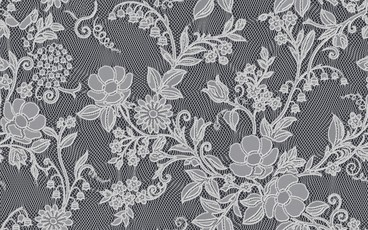
#> input picture LaceClock/Resources/thumb_lilyOfTheValley.jpg, 368 x 230 px
$ python make_seamless.py ../LaceClock/Resources/thumb_lilyOfTheValley.jpg out.png
#> lines starting #> are read from the running program, lines starting #| are printed output that depends on the picture; after the words box and inside, x2 and y2 are one past the last pixel; in counts of white or black regions, pixels touching at a corner belong together
#!/usr/bin/env python3
"""Turn a (non-repeating) lace drawing into a seamless 16:10 tile.

Two passes of 1-D texture quilting: the tile is cropped a band shorter than the drawing, and the overflow at the far
edge is laid over the start of the tile. Where they meet, a minimum-cost cut runs through pixels that are background
(black) in both — the gaps between motifs — so no flower or scroll is sliced; the cut just slips between them.

usage: make_seamless.py in.png out.png [--aspect 1.6] [--band 0.14] [--width 4096]
"""
import argparse
import numpy as np
from PIL import Image, ImageFilter


def binarize(img: Image.Image) -> np.ndarray:
    g = img.convert("L").filter(ImageFilter.GaussianBlur(1.2))
    a = np.asarray(g, dtype=np.float32) / 255.0
    return (a > 0.25).astype(np.float32)         # 1 = motif (white or grey), 0 = ground


def min_cut_columns(cost: np.ndarray, wrap_fix: bool = False) -> np.ndarray:
    """Vertical path through `cost` (rows × band), one column index per row, 8-connected.
    wrap_fix: the path must end in the column it started in (the strip itself wraps)."""
    H, B = cost.shape
    big = 1e9
    acc = np.empty_like(cost)
    back = np.zeros((H, B), dtype=np.int8)
    start = int(np.argmin(cost[0])) if wrap_fix else None
    acc[0] = cost[0]
    if wrap_fix:
        acc[0] = big; acc[0, start] = cost[0, start]
    for y in range(1, H):
        prev = acc[y - 1]
        left = np.concatenate(([big], prev[:-1]))
        right = np.concatenate((prev[1:], [big]))
        stack = np.stack([left, prev, right])
        k = np.argmin(stack, axis=0)
        acc[y] = cost[y] + stack[k, np.arange(B)]
        back[y] = k - 1
    if wrap_fix:
        end = start
    else:
        end = int(np.argmin(acc[-1]))
    path = np.empty(H, dtype=np.int32)
    path[-1] = end
    for y in range(H - 1, 0, -1):
        path[y - 1] = path[y] + back[y, path[y]]
    return path


def quilt_x(img: np.ndarray, mask: np.ndarray, band: int, wrap_rows: bool):
    """Make columns wrap: output width = W - band."""
    H, W = mask.shape
    Wt = W - band
    over_m = mask[:, Wt:]          # what continues past the tile's right edge…
    head_m = mask[:, :band]        # …lands on the tile's left edge
    # cost: motif in either image; a little extra on disagreement; slight dilation keeps the cut off motif edges
    soft = lambda m: np.asarray(Image.fromarray((m * 255).astype(np.uint8)).filter(ImageFilter.MaxFilter(5)), dtype=np.float32) / 255
    cost = soft(over_m) + soft(head_m) + 0.5 * np.abs(over_m - head_m) + 1e-3
    cost[:, :2] += 50; cost[:, -2:] += 50          # never at the very ends of the band
    path = min_cut_columns(cost, wrap_fix=wrap_rows)
    out = img[:, :Wt].copy()
    outm = mask[:, :Wt].copy()
    cols = np.arange(band)[None, :]
    use_over = cols < path[:, None]                  # left of the cut: the overflow; right of it: the tile's own start
    out[:, :band][use_over] = img[:, Wt:][use_over]
    outm[:, :band][use_over] = over_m[use_over]
    crossings = float((cost[np.arange(H), path] > 1).sum())
    return out, outm, crossings


def main():
    ap = argparse.ArgumentParser()
    ap.add_argument("src"); ap.add_argument("dst")
    ap.add_argument("--aspect", type=float, default=1.6)
    ap.add_argument("--band", type=float, default=0.14)
    ap.add_argument("--width", type=int, default=4096)
    ap.add_argument("--levels", type=int, default=2, help="2 = black/white, 3 = black/grey/white")
    a = ap.parse_args()

    src = Image.open(a.src).convert("L")
    W, H = src.size
#> W = 368; H = 230
    bh = int(H * a.band)
#> bh = 32
    Ht = H - bh
#> Ht = 198
    Wt = int(round(Ht * a.aspect))
#> Wt = 317
    bw = int(Wt * a.band)
#> bw = 44
    need = Wt + bw
#> need = 361
    if need > W:                                   # not wide enough: shrink the tile height to fit
        Wt = int(W / (1 + a.band)); bw = W - Wt; Ht = int(round(Wt / a.aspect)); bh = H - Ht
        need = W
    x0 = (W - need) // 2
#> x0 = 3
    img = np.asarray(src, dtype=np.float32)[:, x0:x0 + need] / 255.0
    mask = binarize(Image.fromarray((img * 255).astype(np.uint8)))
#> in binarize, `return (a > 0.25).astype(np.float32)`: returned value: shape (230, 361) float32; every value is 1

    # pass 1: columns wrap (full height kept)
    img1, m1, cx = quilt_x(img, mask, bw, wrap_rows=False)
#> in quilt_x, `over_m = mask[:, Wt:]          # what continues past the tile's right ..`: over_m: shape (230, 44) float32; every value is 1
#> in quilt_x, `cost = soft(over_m) + soft(head_m) + 0.5 * np.abs(over_m - head_m) + 1..`: cost: shape (230, 44) float32; every value is 2
#> in quilt_x, `cost[:, -2:] += 50`: cost: shape (230, 44) float32; values 2 (black) and 52 (white), 9.1% white; 2 white regions, box (x1, y1, x2, y2) and area: (0, 0, 2, 230) 460, (42, 0, 44, 230) 460
#> after the loop in min_cut_columns, `for y in range(1, H):`:
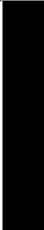
#> back: shape (230, 44) int8; min -1, max 1, mean -0.883; drawn with min black and max white
#> in min_cut_columns, `end = int(np.argmin(acc[-1]))`: end = 2
#> after the loop in min_cut_columns, `for y in range(H - 1, 0, -1):`: path = 230 values from 2 to 2
#> in quilt_x, `outm = mask[:, :Wt].copy()`: outm: shape (230, 317) float32; every value is 1
#> in quilt_x, `use_over = cols < path[:, None]                  # left of the cut: th..`: use_over: shape (230, 44) bool; 4.5% white; 1 white region, box (x1, y1, x2, y2) and area: (0, 0, 2, 230) 460
#> in quilt_x, `out[:, :band][use_over] = img[:, Wt:][use_over]`:
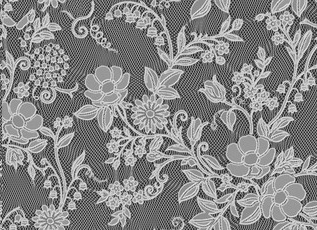
#> out: shape (230, 317) float32; min 0.0431, max 0.961, mean 0.529
#> in quilt_x, `crossings = float((cost[np.arange(H), path] > 1).sum())`: crossings = 230
#> cx = 230
    # pass 2: rows wrap — same thing on the transpose; the cut must close on itself left↔right
    img2t, m2t, cy = quilt_x(img1.T.copy(), m1.T.copy(), bh, wrap_rows=True)
#> call 2 of quilt_x, with band = 32, wrap_rows = True
#> in quilt_x (call 2), `over_m = mask[:, Wt:]          # what continues past the tile's right ..`: over_m: shape (317, 32) float32; every value is 1
#> in quilt_x (call 2), `cost = soft(over_m) + soft(head_m) + 0.5 * np.abs(over_m - head_m) + 1..`: cost: shape (317, 32) float32; every value is 2
#> in quilt_x (call 2), `cost[:, -2:] += 50`:
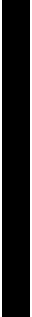
#> cost: shape (317, 32) float32; values 2 (black) and 52 (white), 12.5% white; 2 white regions, box (x1, y1, x2, y2) and area: (0, 0, 2, 317) 634, (30, 0, 32, 317) 634
#> in min_cut_columns (call 2), `acc[0] = big`: acc: shape (317, 32) float32; min 0, max 1e+09, mean 3154575.5
#> in min_cut_columns (call 2), `acc[0, start] = cost[0, start]`: acc: shape (317, 32) float32; min 0, max 1e+09, mean 3055995.2
#> in quilt_x (call 2), `path = min_cut_columns(cost, wrap_fix=wrap_rows)`: path = 317 values from 2 to 2
#> in quilt_x (call 2), `outm = mask[:, :Wt].copy()`: outm: shape (317, 198) float32; every value is 1
#> in quilt_x (call 2), `use_over = cols < path[:, None]                  # left of the cut: th..`: use_over: shape (317, 32) bool; 6.2% white; 1 white region, box (x1, y1, x2, y2) and area: (0, 0, 2, 317) 634
#> in quilt_x (call 2), `out[:, :band][use_over] = img[:, Wt:][use_over]`:
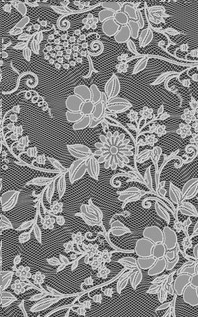
#> out: shape (317, 198) float32; min 0.0431, max 0.961, mean 0.529
#> in quilt_x (call 2), `crossings = float((cost[np.arange(H), path] > 1).sum())`: crossings = 317
#> cy = 317
    tile = img2t.T
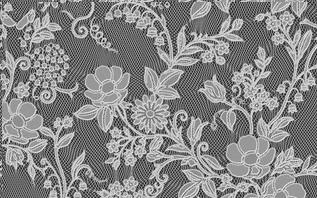
#> tile: shape (198, 317) float32; min 0.0431, max 0.961, mean 0.529
    print(f"source {W}×{H} → tile {tile.shape[1]}×{tile.shape[0]} (bands {bw}/{bh}px); motif pixels crossed by cuts: x {cx:.0f}, y {cy:.0f}")
#| source 368×230 → tile 317×198 (bands 44/32px); motif pixels crossed by cuts: x 230, y 317

    # clean two-tone, upscaled to the engine frame
    out = Image.fromarray((tile * 255).clip(0, 255).astype(np.uint8))
#> out: PIL image 317x198 L
    th = int(round(a.width / a.aspect))
    out = out.resize((a.width, th), Image.LANCZOS)
#> out: PIL image 4096x2560 L
    if a.levels == 3:
        out = out.point(lambda v: 255 if v > 191 else (128 if v > 64 else 0))
    else:
        out = out.point(lambda v: 255 if v > 127 else 0)
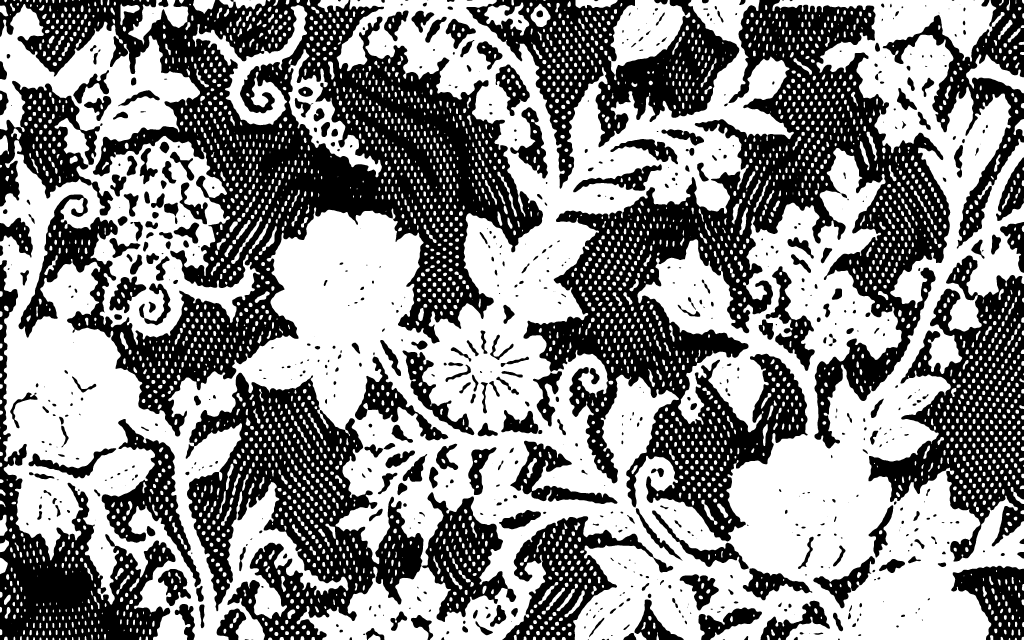
#> out: PIL image 4096x2560 L (shown at 1/4 size); 54.6% white; 764 black regions (104 under 20 px), largest, box (x1, y1, x2, y2) and area: (0, 0, 2172, 1746) 1222903, (2094, 0, 3801, 2166) 1123693, (743, 1491, 1694, 2560) 425849
    out.save(a.dst)
    # 2×2 check sheet next to it
    t = np.asarray(out)
    check = np.block([[t, t], [t, t]])
#> check: shape (5120, 8192); 54.6% white; 2999 black regions (412 under 20 px), largest, box (x1, y1, x2, y2) and area: (3474, 871, 6268, 4306) 2513461, (0, 1041, 2172, 4306) 1912665, (3531, 0, 6268, 1746) 1456428
    Image.fromarray(check).resize((check.shape[1] // 4, check.shape[0] // 4), Image.LANCZOS).save(a.dst.replace(".png", "_check2x2.png"))
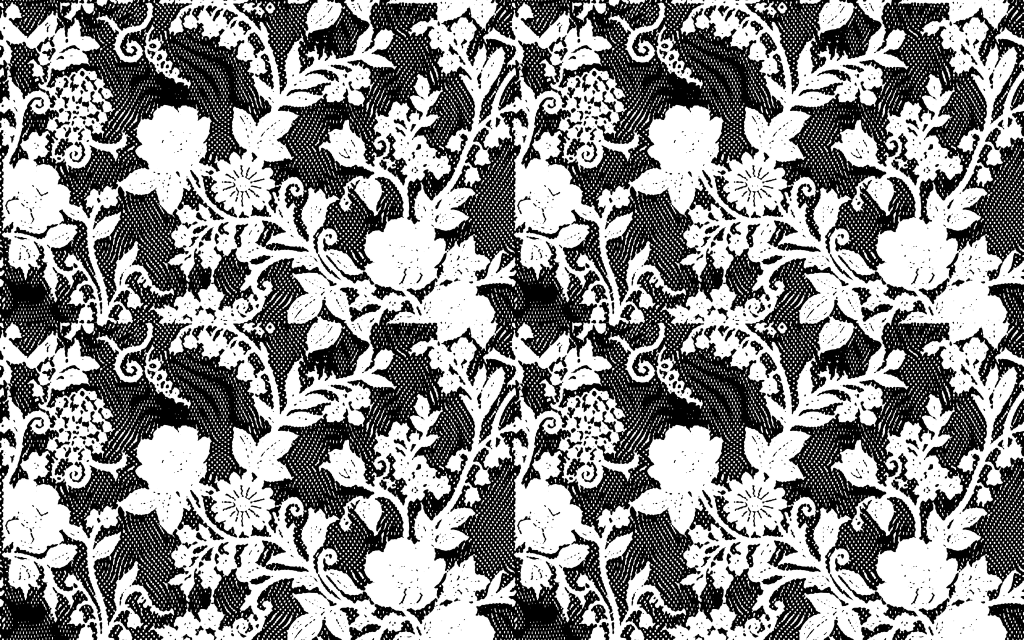
#> saved as out_check2x2.png: PIL image 2048x1280 L (shown at 1/2 size); min 0, max 255, mean 139.4


if __name__ == "__main__":
    main()

$ run again, on LaceClock/Resources/thumb_rose.jpg
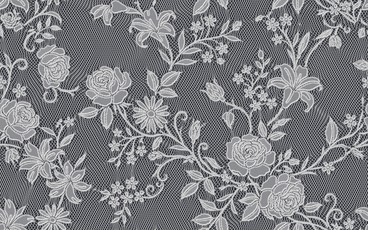
#> input picture LaceClock/Resources/thumb_rose.jpg, 368 x 230 px
#> over_m: shape (230, 44) float32; every value is 1
#> end = 2
#> after the loop in min_cut_columns, `for y in range(H - 1, 0, -1):`: path = 230 values from 2 to 2
#> outm: shape (230, 317) float32; every value is 1
#> use_over: shape (230, 44) bool; 4.5% white; 1 white region, box (x1, y1, x2, y2) and area: (0, 0, 2, 230) 460
#> crossings = 230
#> over_m: shape (317, 32) float32; every value is 1
#> in quilt_x (call 2), `path = min_cut_columns(cost, wrap_fix=wrap_rows)`: path = 317 values from 2 to 2
#> outm: shape (317, 198) float32; every value is 1
#> use_over: shape (317, 32) bool; 6.2% white; 1 white region, box (x1, y1, x2, y2) and area: (0, 0, 2, 317) 634
#> in quilt_x (call 2), `out[:, :band][use_over] = img[:, Wt:][use_over]`:
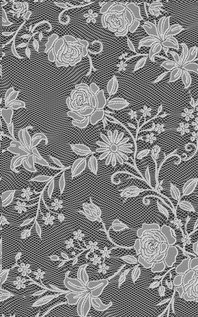
#> out: shape (317, 198) float32; min 0.0353, max 0.965, mean 0.508
#> crossings = 317
#| source 368×230 → tile 317×198 (bands 44/32px); motif pixels crossed by cuts: x 230, y 317
#> check: shape (5120, 8192); 48.6% white; 17812 white regions (454 under 20 px), largest, box (x1, y1, x2, y2) and area: (966, 0, 5252, 5120) 7781024, (5062, 0, 8192, 5120) 6085092, (0, 1071, 1156, 3255) 890580
#> in main, `Image.fromarray(check).resize((check.shape[1] // 4, check.shape[0] // ..`:
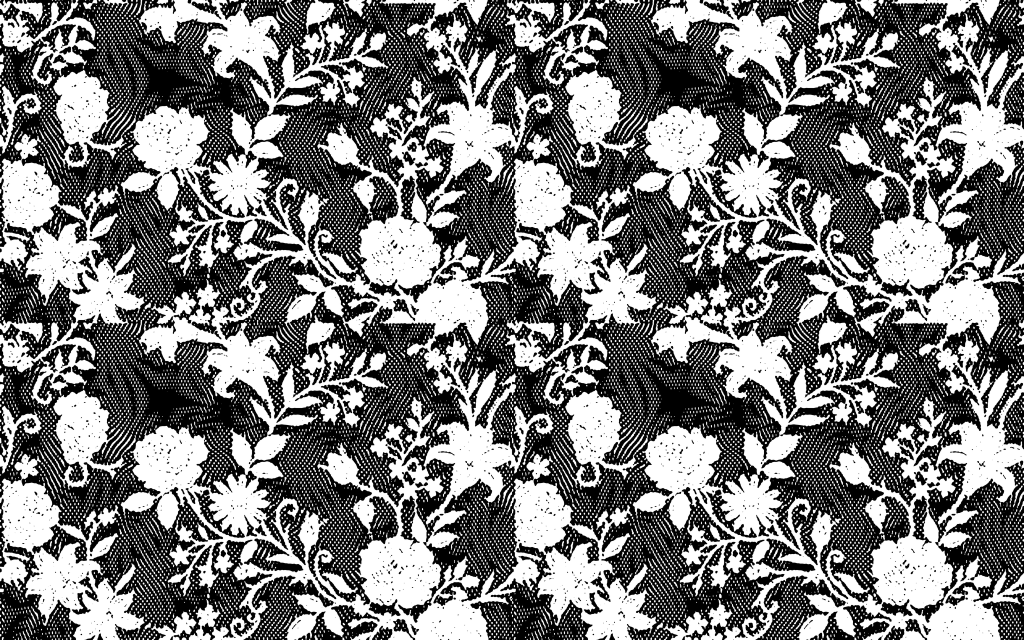
#> saved as out_check2x2.png: PIL image 2048x1280 L (shown at 1/2 size); min 0, max 255, mean 124.2

$ run again, on LaceClock/Resources/thumb_wisteria.jpg
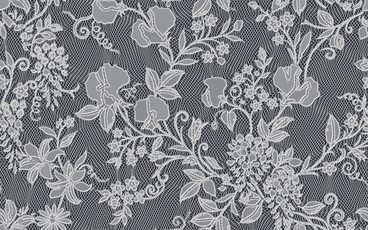
#> input picture LaceClock/Resources/thumb_wisteria.jpg, 368 x 230 px
#> over_m: shape (230, 44) float32; every value is 1
#> end = 2
#> after the loop in min_cut_columns, `for y in range(H - 1, 0, -1):`: path = 230 values from 2 to 2
#> outm: shape (230, 317) float32; every value is 1
#> use_over: shape (230, 44) bool; 4.5% white; 1 white region, box (x1, y1, x2, y2) and area: (0, 0, 2, 230) 460
#> crossings = 230
#> over_m: shape (317, 32) float32; every value is 1
#> outm: shape (317, 198) float32; every value is 1
#> use_over: shape (317, 32) bool; 6.2% white; 1 white region, box (x1, y1, x2, y2) and area: (0, 0, 2, 317) 634
#> cy = 317
#| source 368×230 → tile 317×198 (bands 44/32px); motif pixels crossed by cuts: x 230, y 317
#> check: shape (5120, 8192); 54.1% white; 2816 black regions (436 under 20 px), largest, box (x1, y1, x2, y2) and area: (196, 0, 2161, 5120) 3067928, (4292, 0, 6257, 5120) 3067928, (1982, 2321, 3753, 4940) 1172735
#> in main, `Image.fromarray(check).resize((check.shape[1] // 4, check.shape[0] // ..`:
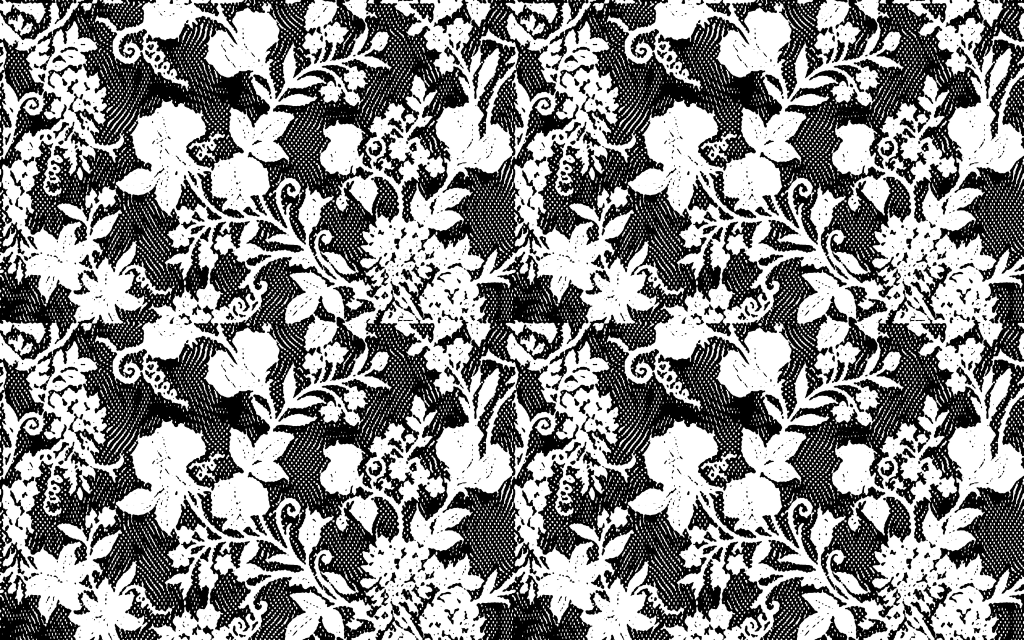
#> saved as out_check2x2.png: PIL image 2048x1280 L (shown at 1/2 size); min 0, max 255, mean 138.3
